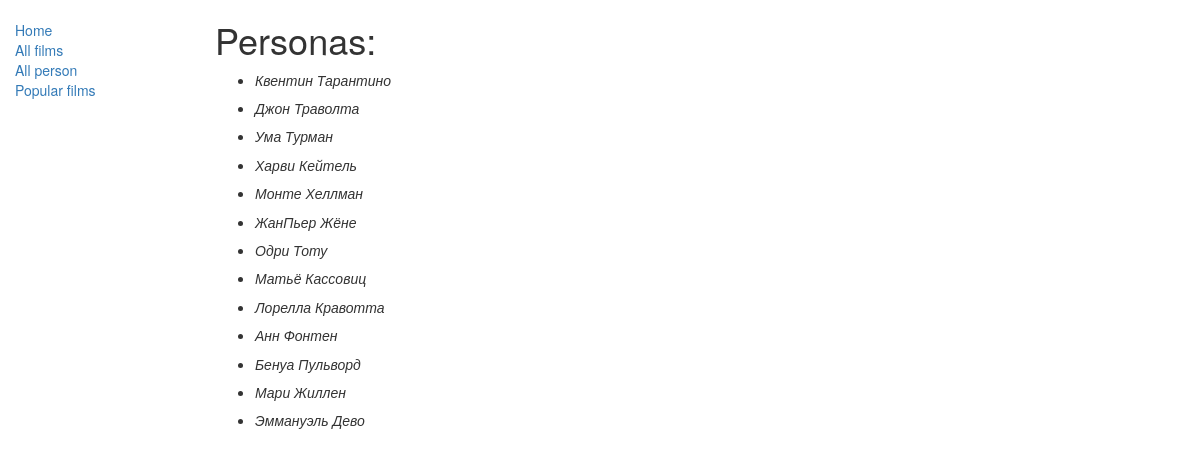
The app's page /cinema/person, older data.
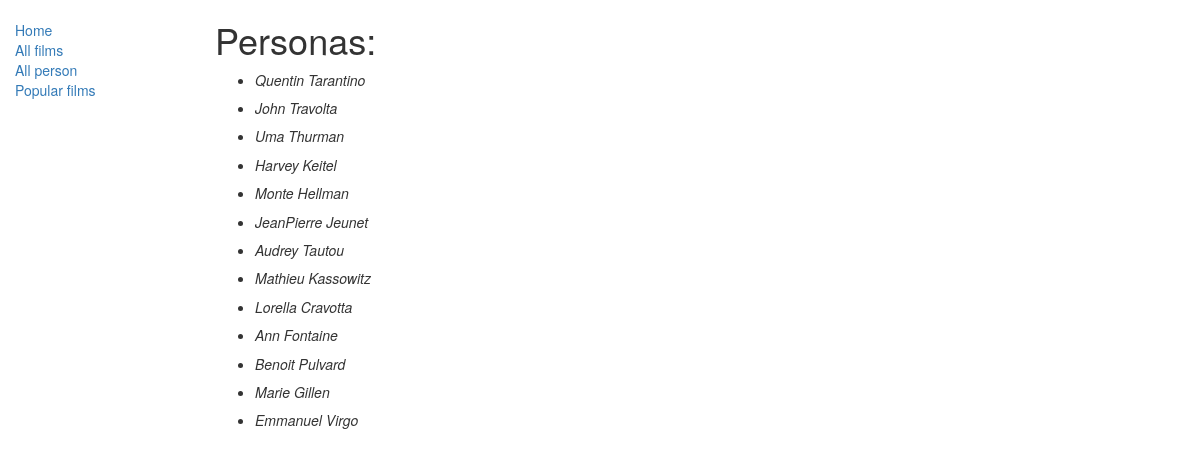
The same page, newer data.
### cinema/models.py (models this page shows, shortened)
class Persona(models.Model):
    first_name = models.CharField(max_length=30)
    last_name = models.CharField(max_length=30)

### cinema/views.py (the view)
# urls.py: path('person', views.PersonsListView.as_view(), name='person'),
class PersonsListView(generic.ListView):
    model = Persona

### cinema/templates/cinema/persona_list.html
{% extends "base_generic.html" %}
{% block content %}
    <h1>Personas:</h1>
    {% if persona_list %}
    <ul>
      {% for person in persona_list %}
      <li>
        <h5> <i>{{ person.first_name }} {{ person.last_name }}</i></h5>
      {% endfor %}
    </ul>
    {% else %}
      <p>There are no person in the cinema.</p>
    {% endif %}
{% endblock %}

### cinema/templates/base_generic.html (shortened to what this page needs)
<!DOCTYPE html>
<html lang="en">
<head>
  <link rel="stylesheet" href="https://maxcdn.bootstrapcdn.com/bootstrap/3.3.7/css/bootstrap.min.css">
  {% load static %}
  <link rel="stylesheet" href="{% static 'css/styles.css' %}">
</head>
<body>
  <div class="container-fluid">
    <div class="row">
      <div class="col-sm-2">
      {% block sidebar %}
      <ul class="sidebar-nav">
          <li><a href="{% url 'index' %}">Home</a></li>
          <li><a href="{% url 'films' %}">All films</a></li>
          <li><a href="{% url 'person' %}">All person</a></li>
          <li><a href="{% url 'popular-films' %}">Popular films</a></li>
      </ul>
     {% endblock %}
      </div>
      <div class="col-sm-10 ">
      {% block content %}{% endblock %}
      </div>
    </div>
  </div>
  <div class="col-sm-10 " align="center">
  </div>
</body>
</html>

### cinema/static/css/styles.css (style rules this page uses)
.sidebar-nav { margin-top: 20px; padding: 0; list-style: none; }

Row changes from the older to the newer data that the page shows:
removed Persona: first_name "Квентин", last_name "Тарантино"
removed Persona: first_name "Джон", last_name "Траволта"
removed Persona: first_name "Ума", last_name "Турман"
removed Persona: first_name "Харви", last_name "Кейтель"
removed Persona: first_name "Монте", last_name "Хеллман"
removed Persona: first_name "ЖанПьер", last_name "Жёне"
removed Persona: first_name "Одри", last_name "Тоту"
removed Persona: first_name "Матьё", last_name "Кассовиц"
removed Persona: first_name "Лорелла", last_name "Кравотта"
removed Persona: first_name "Анн", last_name "Фонтен"
removed Persona: first_name "Бенуа", last_name "Пульворд"
removed Persona: first_name "Мари", last_name "Жиллен"
removed Persona: first_name "Эммануэль", last_name "Дево"
added Persona: first_name "Quentin", last_name "Tarantino"
added Persona: first_name "John", last_name "Travolta"
added Persona: first_name "Uma", last_name "Thurman"
added Persona: first_name "Harvey", last_name "Keitel"
added Persona: first_name "Monte", last_name "Hellman"
added Persona: first_name "JeanPierre", last_name "Jeunet"
added Persona: first_name "Audrey", last_name "Tautou"
added Persona: first_name "Mathieu", last_name "Kassowitz"
added Persona: first_name "Lorella", last_name "Cravotta"
added Persona: first_name "Ann", last_name "Fontaine"
added Persona: first_name "Benoit", last_name "Pulvard"
added Persona: first_name "Marie", last_name "Gillen"
added Persona: first_name "Emmanuel", last_name "Virgo"
